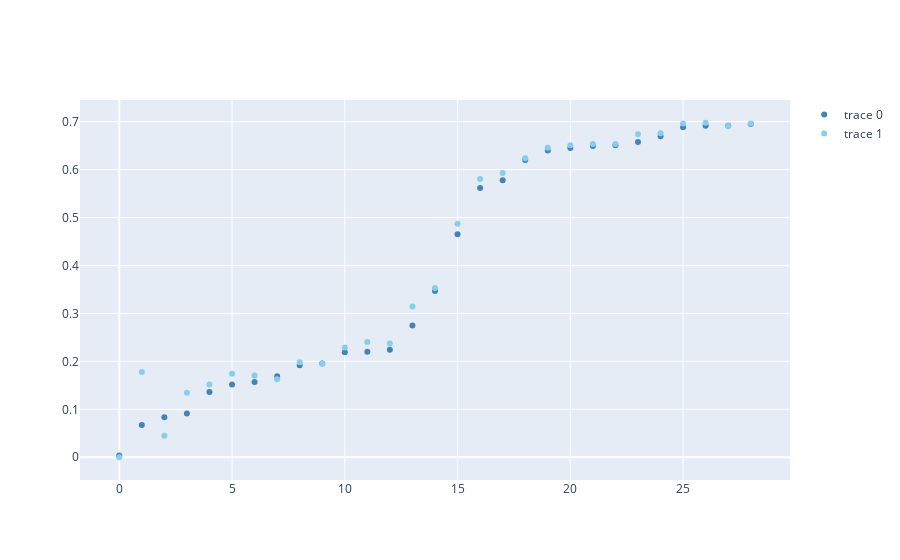

Notebook code cell kept with this figure:
### Code cell
import plotly.graph_objects as go
df_metrics_sorted = df_metrics.sort_values(['train_fair']).reset_index(drop = True)
fig_model = go.Figure()
fig_model.add_trace(
    go.Scatter(
        x=df_metrics_sorted.index, 
        y=df_metrics_sorted['train_model'],
        mode='markers', 
        marker_color='#4682B4',
        customdata = df_metrics_sorted['model'],
        hovertemplate="<br>".join([
            "Ranking: %{x}",
            "F1 score (train): %{y:,.3f}",
            "Model: %{customdata}",
        ])
        ))
fig_model.add_trace(
    go.Scatter(
        x= df_metrics_sorted.index, 
        y= df_metrics_sorted['f1 score'], 
        customdata = df_metrics_sorted.model,
        mode = 'markers',
        marker_color='#87CEEB',
        hovertemplate="<br>".join([
            "Ranking: %{x}",
            "F1 score (test): %{y:,.3f}",
            "Model: %{customdata}",
        ])
        ))

fig_model.show()

### Figure 1 — Plotly figure (JSON) as saved in the notebook; plotly's stock layout.template omitted (floating-point values rounded to 4 significant figures)
{"data": [{"hovertemplate": "Ranking: %{x}<br>F1 score (train): %{y:,.3f}<br>Model: %{customdata}", "marker": {"color": "#4682B4"}, "mode": "markers", "type": "scatter", "x": [0, 1, 2, 3, 4, 5, 6, 7, 8, 9, 10, 11, 12, 13, 14, 15, 16, 17, 18, 19, 20, 21, 22, 23, 24, 25, 26, 27, 28], "y": [0.003406, 0.0674, 0.08348, 0.0912, 0.1363, 0.1516, 0.1567, 0.169, 0.1917, 0.1957, 0.219, 0.2203, 0.2245, 0.2748, 0.347, 0.465, 0.5617, 0.5778, 0.62, 0.64, 0.6448, 0.6493, 0.6507, 0.6575, 0.6694, 0.6884, 0.6913, 0.6914, 0.6951]}, {"customdata": ["RF", "LGBM", "RF", "RF", "RF", "RF", "RF", "RF", "RF", "RF", "RF", "RF", "RF", "RF", "LGBM", "LGBM", "LGBM", "LGBM", "LGBM", "LGBM", "LGBM", "GBM", "GBM", "LGBM", "GBM", "LGBM", "LGBM", "LGBM", "LGBM"], "hovertemplate": "Ranking: %{x}<br>F1 score (test): %{y:,.3f}<br>Model: %{customdata}", "marker": {"color": "#87CEEB"}, "mode": "markers", "type": "scatter", "x": [0, 1, 2, 3, 4, 5, 6, 7, 8, 9, 10, 11, 12, 13, 14, 15, 16, 17, 18, 19, 20, 21, 22, 23, 24, 25, 26, 27, 28], "y": [0, 0.1777, 0.04495, 0.1345, 0.1516, 0.1743, 0.1704, 0.1629, 0.198, 0.195, 0.2289, 0.2404, 0.2375, 0.3142, 0.3532, 0.487, 0.5805, 0.5928, 0.6237, 0.6455, 0.6505, 0.6535, 0.6536, 0.6737, 0.6757, 0.6962, 0.6977, 0.6911, 0.6961]}], "layout": {}}
